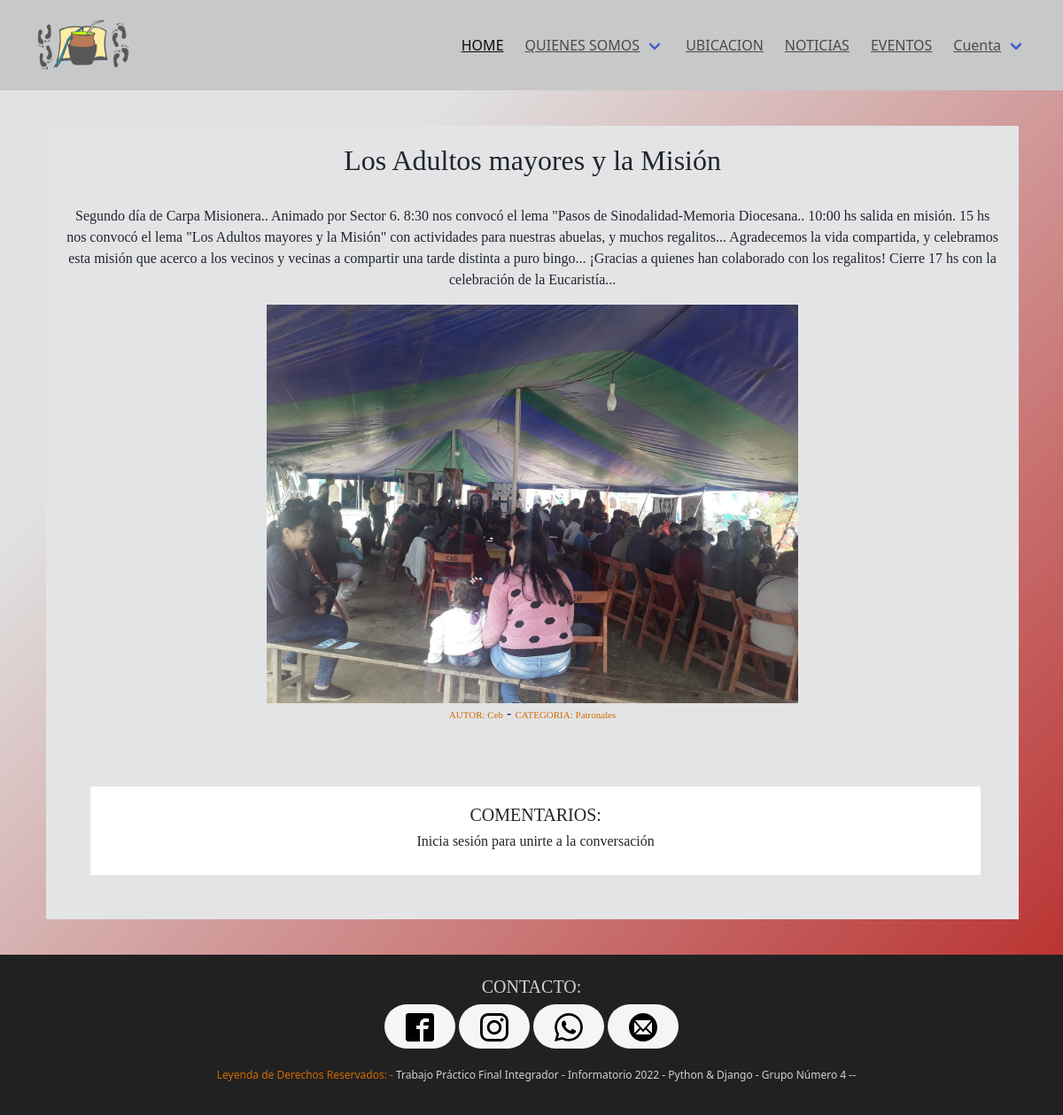
The app's page /Noticias/detalles/Los Adultos mayores y la Misión with its own data.
### apps/noticias/models.py (models this page shows, shortened)
class Noticia(models.Model):
    titulo = models.CharField(max_length=120)
    creado = models.DateField(auto_now_add=True)
    cuerpo = models.TextField()
    resumen = models.CharField(max_length=250)
    autor = models.CharField(max_length=50, null=True, blank=True)
    imagen = models.ImageField(upload_to = 'noticias',null=True, blank=True)
    categoria = models.ForeignKey(Categoria, on_delete=models.CASCADE, null = True)

class Categoria(models.Model):
    nombre = models.CharField(max_length=60)
    decripcion = models.CharField(max_length=250, null=True, blank=True)
    def __str__(self):
        return self.nombre

### apps/noticias/views.py (the view)
# urls.py: path('detalles/<str:titulo>', views.Detallar, name = 'noticia_detalles')
def Detallar(request, titulo):
    if titulo:
        noticia = Noticia.objects.get(titulo=titulo)
        if noticia:
            ctx = {}
            ctx['notis'] = noticia
            comentarios = Comentario.objects.filter(titulo=noticia.id)
            if comentarios:
                ctx['coments'] = comentarios
            new_comment=None
            if request.method == 'POST' and request.user.is_authenticated:
                comment_form = FormularioComentar(data=request.POST)
                if comment_form.is_valid():
                    idNoticia=request.POST['IdNoticia']
                    new_comment = comment_form.save(commit=False)
                    new_comment.titulo = Noticia.objects.only('titulo').get(pk=idNoticia)
                    new_comment.usuario = request.user
                    new_comment.save()
            else:
                 comment_form = FormularioComentar()
            ctx['comment_form'] = comment_form
            ctx['new_comment'] = new_comment
        return render(request, 'noticias/noticia_detalles.html', ctx)
    else:
        return redirect(Listar(request))

### templates/noticias/noticia_detalles.html (shortened to what this page needs)
{% extends 'base.html' %}
{% load static %}
{% block contenido %}
    <div class="noticia_entera">
    <h2>{{ notis.titulo }}</h2>
    <br>
            <p>{{ notis.cuerpo|safe }}</p>
        {% if notis.imagen %}
            <img src="{{ notis.imagen.url }}" class="img_ancho_2">
        {% else%}
            <p>NO TIENE IMAGEN </p>
        {% endif %}
        <p><span class="txt_secundario">AUTOR: {{ notis.autor }}</span> - <span class="txt_secundario">CATEGORIA: {{ notis.categoria }}</span></p>
        <br>
        <div class="Cajacomentarios">
            {% if user.is_authenticated %}
                <div class="ComentarUsuario">
                    <label>COMENTARIOS</label>
                    <form method="post">
                        <input type="hidden" name="IdNoticia" value="{{notis.pk}}">
                        {% csrf_token %}
                        {{ comment_form.as_p }}
                      <button type="submit" class="btn btn-primary  btn-lg">Submit</button>
                    </form>
                </div>
                {% if new_comment %}
                <div class="comentarioUsuario">
                    <div class="comentario" style="background:green;">
                    <h3>{{new_comment.usuario}}</h3>
                    <p>{{new_comment.cuerpo}}</p>
                    <h7>{{new_comment.creado}}</h7>
                    </div>
                    <br>
                </div>
                {% endif %}
            {% else %}
            <div class="IniciaSesion">
                <h5>COMENTARIOS:</h5>
                <h6>Inicia sesión para unirte a la conversación</h6>
            </div>
            {% endif %}
        </div>
    </div>
{% endblock contenido %}

### static/css/main.css (style rules this page uses)
:root { --primary-font-color1: #ffffff; --primary-font-color2: #007bff; }
.h2, .h3, .h4, .h5, .h6, h1, h2, h3, h4, h5, h6 { margin-bottom: .5rem; font-family: inherit; font-weight: 500; line-height: 1.2; text-align:center; }
.h2, h2 { font-size: 2rem }
html,body { font-family: -apple-system, BlinkMacSystemFont, "Segoe UI", Roboto, Oxygen-Sans, Ubuntu, Cantarell, "Helvetica Neue", sans-serif; font-size: 14px; background: #F0F2F4; }
.caja_noticia, .noticia_entera, .Cajacomentarios, .caja_login { font-family: candara; padding-top: 20px; padding-right: 20px; padding-bottom: 20px; padding-left: 20px; margin: 30px; box-sizing: border-box; float: left; }
.txt_secundario { font-size: 11px; color: #d46a00; }
.noticia_entera { width: 95%; text-align: center; background-color: #e3e4e6; }
.img_ancho_2 { width: 600px; }
.Cajacomentarios { width: 95%; background-color: #ffffff; }

### records on screen
Noticia: titulo "Los Adultos mayores y la Misión", cuerpo "Segundo día de Carpa Misionera.. Animado por Sector 6. 8:30 nos convocó el lema \"Pasos de Sinodalidad-Memoria Diocesana.. 10:00 hs salida en misión. 15 hs nos convocó el lema \"Los Adultos mayores y la Misión\" con actividades para nuestras abuelas, y muchos regalitos... Agradecemos la vida compartida, y celebramos esta misión que acerco a los vecinos y vecinas a compartir una tarde distinta a puro bingo... ¡Gracias a quienes han colaborado con los regalitos! Cierre 17 hs con la celebración de la Eucaristía...", imagen (picture), autor "Ceb", categoria "Patronales"
